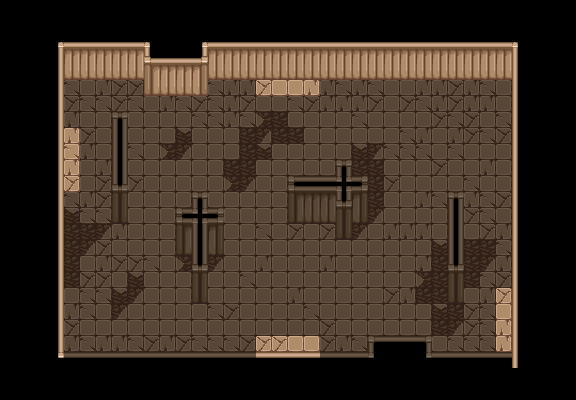

This game map was drawn from its Tiled (.tmx) file and the tilesets committed beside it. A one-line description and the trimmed map source follow:
An orthogonal 36x25 tile map with 16x16 px tiles, 10 tile layers (Ground, PhaseWalls, Walls, BottomWalls, ...), 2 tilesets and 14 objects (Spawner).

<map version="1.10" tiledversion="1.11.2" orientation="orthogonal" renderorder="right-down" width="36" height="25" tilewidth="16" tileheight="16" infinite="0" nextlayerid="13" nextobjectid="29">
 <tileset firstgid="1" source="../Tilesets/SpriteSheetGeneral.tsx" />
 <tileset firstgid="109" source="../Tilesets/Doors.tsx" />
 <layer id="1" name="Ground" width="36" height="25">
  <properties>
   <property name="unity:SortingLayer" value="Ground" />
  </properties>
  <data>[900 cells, 610 non-empty, 13 distinct tile ids]</data>
 </layer>
 <layer id="11" name="PhaseWalls" width="36" height="25">
  <properties>
   <property name="unity:SortingLayer" value="Walls" />
   <property name="unity:layer" value="IgnoreProjectile" />
  </properties>
  <data>[900 cells, 42 non-empty, 4 distinct tile ids]</data>
 </layer>
 <layer id="2" name="Walls" width="36" height="25">
  <properties>
   <property name="unity:SortingLayer" value="Walls" />
   <property name="unity:layer" value="Wall" />
  </properties>
  <data>[900 cells, 160 non-empty, 17 distinct tile ids]</data>
 </layer>
 <layer id="3" name="BottomWalls" width="36" height="25">
  <properties>
   <property name="unity:SortingLayer" value="Entities" />
   <property name="unity:SortingOrder" type="int" value="100" />
   <property name="unity:layer" value="IgnorePlayer" />
  </properties>
  <data>[900 cells, 44 non-empty, 9 distinct tile ids]</data>
 </layer>
 <layer id="4" name="WestExit" width="36" height="25">
  <properties>
   <property name="unity:SortingLayer" value="Entities" />
   <property name="unity:SortingOrder" type="int" value="101" />
   <property name="unity:layer" value="Wall" />
  </properties>
  <data>[900 cells, 21 non-empty, 2 distinct tile ids]</data>
 </layer>
 <layer id="5" name="EastExit" width="36" height="25">
  <properties>
   <property name="unity:SortingLayer" value="Entities" />
   <property name="unity:SortingOrder" type="int" value="101" />
   <property name="unity:layer" value="Wall" />
  </properties>
  <data>[900 cells, 21 non-empty, 2 distinct tile ids]</data>
 </layer>
 <layer id="6" name="SouthExit" width="36" height="25">
  <properties>
   <property name="unity:SortingLayer" value="Entities" />
   <property name="unity:SortingOrder" type="int" value="100" />
   <property name="unity:layer" value="Wall" />
  </properties>
  <data>[900 cells, 12 non-empty, 2 distinct tile ids]</data>
 </layer>
 <layer id="7" name="NorthExit" width="36" height="25">
  <properties>
   <property name="unity:SortingLayer" value="Walls" />
   <property name="unity:SortingOrder" type="int" value="10" />
   <property name="unity:layer" value="Wall" />
  </properties>
  <data>[900 cells, 12 non-empty, 3 distinct tile ids]</data>
 </layer>
 <layer id="10" name="NorthPhaseWalls" width="36" height="25">
  <properties>
   <property name="unity:SortingLayer" value="Walls" />
   <property name="unity:SortingOrder" value="10" />
   <property name="unity:layer" value="IgnoreProjectile" />
  </properties>
  <data>[900 cells, 4 non-empty, 1 distinct tile ids]</data>
 </layer>
 <layer id="8" name="EntryCollider" width="36" height="25" opacity="0.5">
  <properties>
   <property name="unity:IsTrigger" type="bool" value="true" />
   <property name="unity:ignore" value="Visual" />
   <property name="unity:layer" value="ZoneCollider" />
  </properties>
  <data>[900 cells, 480 non-empty, 1 distinct tile ids]</data>
 </layer>
 <objectgroup id="9" name="Doors">
  <object id="1" template="../Templates/01_Door_Top.tx" x="272" y="80" />
  <object id="2" template="../Templates/01_Door_Top.tx" x="272" y="384">
   <properties>
    <property name="SetDirection" value="South" />
   </properties>
  </object>
  <object id="3" template="../Templates/01_Door_Side.tx" x="512" y="336" />
  <object id="4" template="../Templates/01_Door_Side.tx" x="48" y="176">
   <properties>
    <property name="SetDirection" value="West" />
   </properties>
  </object>
  <object id="5" template="../Templates/Spawner.tx" type="Spawner" x="416" y="176" />
  <object id="15" template="../Templates/Spawner.tx" x="368" y="128" />
  <object id="16" template="../Templates/Spawner.tx" x="464" y="112" />
  <object id="17" template="../Templates/Spawner.tx" x="96" y="320" />
  <object id="18" template="../Templates/Spawner.tx" x="128" y="272" />
  <object id="19" template="../Templates/Spawner.tx" x="176" y="336" />
  <object id="24" template="../Templates/Spawner.tx" x="224" y="192" />
  <object id="25" template="../Templates/Spawner.tx" x="272" y="176" />
  <object id="26" template="../Templates/Spawner.tx" x="240" y="240" />
  <object id="28" template="../Templates/Spawner.tx" x="288" y="256" />
 </objectgroup>
</map>
